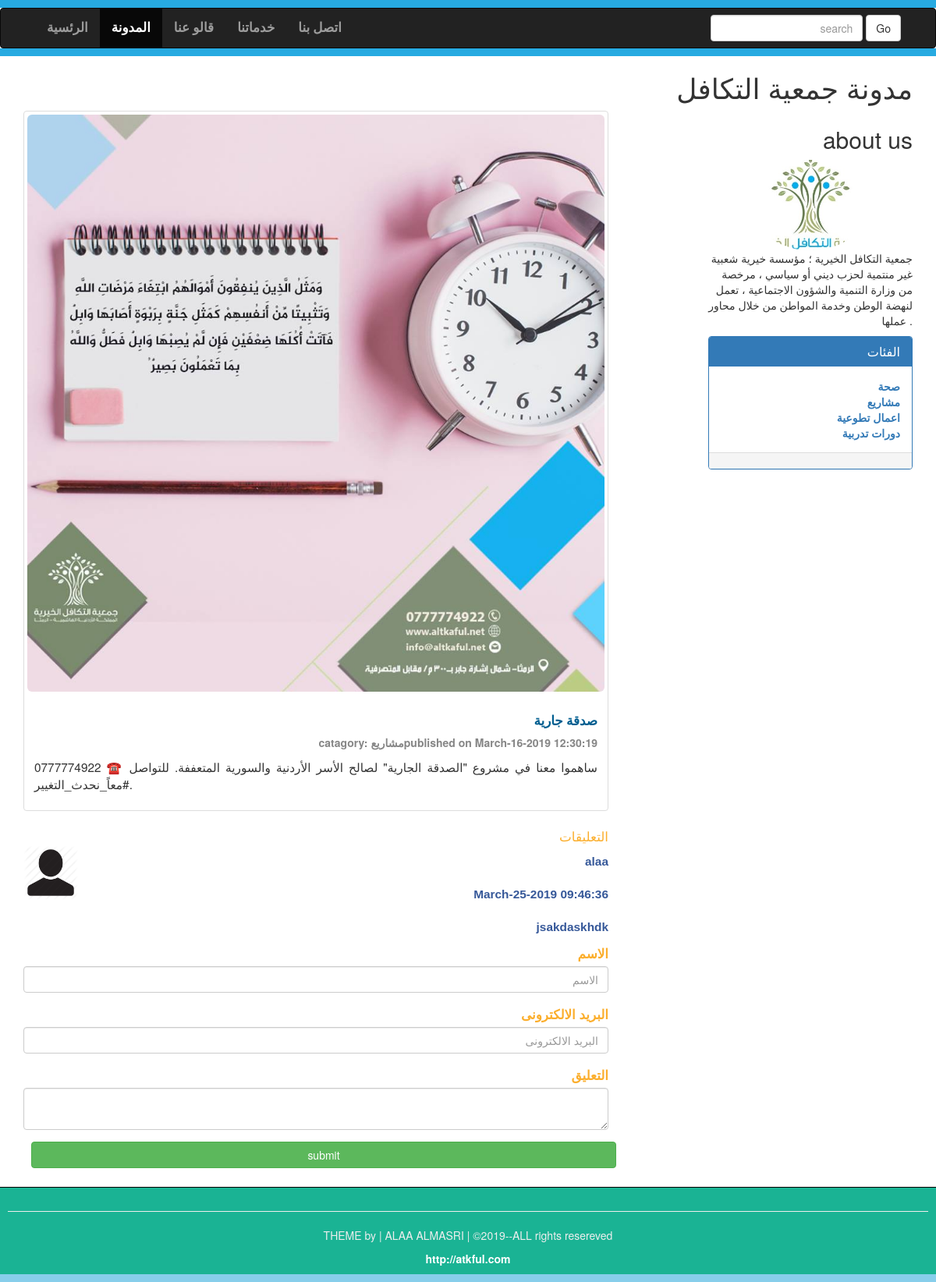
The app's page /fullpost.php?id=64 with its own data.
### tables this page shows
CREATE TABLE `admin_pannel` (
  `id` int(11) NOT NULL,
  `tittle` varchar(200) NOT NULL,
  `datetime` varchar(50) NOT NULL,
  `category` varchar(100) NOT NULL,
  `author` varchar(100) NOT NULL,
  `image` varchar(200) NOT NULL,
  `post` varchar(10000) NOT NULL
);

CREATE TABLE `comments` (
  `id` int(10) NOT NULL,
  `datetime` varchar(50) NOT NULL,
  `name` varchar(200) NOT NULL,
  `email` varchar(200) NOT NULL,
  `comment` varchar(500) NOT NULL,
  `status` varchar(5) NOT NULL,
  `admin_pannel_id` int(10) NOT NULL
);

CREATE TABLE `category` (
  `id` int(10) NOT NULL,
  `datetime` varchar(50) NOT NULL,
  `Name` varchar(100) NOT NULL,
  `author` varchar(200) NOT NULL
);

### fullpost.php (the view, shortened to what this page needs)
<?php
include "include/function.php";
?>
<html <head>
<link rel="stylesheet" href="css/alaa.css">
<link rel="stylesheet" href="css/blog.css">
<link rel="stylesheet" href="https://maxcdn.bootstrapcdn.com/bootstrap/3.4.0/css/bootstrap.min.css">
<link rel="stylesheet" href="https://use.fontawesome.com/releases/v5.6.3/css/all.css">
</head>
<body>
    <div style="height: 10px; background-color:#27aae1;"></div>
    <nav class="navbar  navbar-inverse" role="navigation">
        <div class="container">
            <div class="collapse navbar-collapse" id="collapse">
                <ul class="nav navbar-nav">
                    <li><a href="index.php">الرئسية</a></li>
                    <li class="active"><a href="blog.php">المدونة</a></li>
                    <li><a href="#">قالو عنا</a></li>
                    <li><a href="#">خدماتنا</a></li>
                    <li><a href="#">اتصل بنا</a></li>
                </ul>
                <form action="blog.php" class="navbar-form navbar-right">
                    <div class="form-group">
                        <input type="text" class="form-control" placeholder="search" name="search">
                        <button class="btn btn-default" id="searchbutton" name="searchbutton">Go</button>
                    </div>
                </form>
            </div>
        </div>
    </nav>
    <div style="height: 10px; background-color:#27aae1; margin-top: -20px;"></div>
    <div class="container">
        <div class="blog-header">
            <h1>مدونة جمعية التكافل</h1>
        </div>
        <div class="row">
            <div class="col-sm-8">
                <?php
                           if(isset($_GET['searchbutton']))
                           {
                               $search=$_GET['search'];
                               $ViewQuery="SELECT * from admin_pannel WHERE datetime LIKE '%$search%' OR  tittle LIKE '%$search%'
                                   OR category LIKE '%$search%' or post LIKE '%$search%'; ";
                           }else
                           {
                               $postidfromurl=$_GET['id'];
                           $ViewQuery="SELECT * FROM admin_pannel where id=' $postidfromurl' ORDER BY datetime DESC limit 0,3;";}
                               $EXECUTE= mysqli_query($connection,$ViewQuery);
                           while ($DataRow= mysqli_fetch_array($EXECUTE))
                        {
                            $postid=$DataRow['id'];
                            $title=$DataRow['tittle'];
                             $datetime=$DataRow['datetime'];
                            $Category=$DataRow['category'];
                            $image=$DataRow['image'];
                            $post=$DataRow['post'];
                          ?>
                <div class="thumbnail">
                    <img class="img-responsive img-rounded" src="upload/<?php echo $image;?>">
                    <div class="caption">
                        <h1 class="head" style="color:#005E90;">
                            <?php echo htmlentities($title);?>
                        </h1>
                        <p class="descrption" style="color: #868686; font-weight: bold;  margin-top: -2px;">catagory:
                            <?php echo $Category;?>published on
                            <?php echo $datetime?>
                        </p>
                        <P class="post">
                            <?php echo $post?>
                        </P>
                    </div>
                </div>
                <span class="filed-info">التعليقات</span>
                <?php }?>
                 <?php
                $Postidforcomment=$_GET["id"];
                $queryforcomment="SELECT * FROM comments WHERE admin_pannel_id='$Postidforcomment' and status='on'";
                $excute=mysqli_query($connection,$queryforcomment);
                while($row=mysqli_fetch_assoc($excute))
                {
                    $commentdate=$row['datetime'];
                    $commentername=$row['name'];
                 $commentbyuser=$row['comment'];
                ?>
                 <div class="comment-block">
                    <img class="pull-left" src="images/user.png" width="70px; height=30px;">
                     <p class="comment-info"><?php echo $commentername;?></p>
                     <p class="comment-info"><?php echo $commentdate;?></p>
                     <p class="comment-info"><?php echo $commentbyuser;?></p>
                 </div>
                 <?php }?>
                  <form action="fullpost.php?id=<?php echo  $postid; ?>" method="post" enctype="multipart/form-data">
 <fieldset>
    <div class="form-group">
    <label for="title" style="text-align:right;" ><span class="filed-info">الاسم</span></label>
    <input  class="form-control" type="text" name="name" id="Name" placeholder="الاسم">
    </div>
    <div class="form-group">
       <label for="email"><span class="filed-info">البريد الالكترونى</span></label>
    <input  class="form-control" type="email" name="email" id="email" placeholder="البريد الالكترونى">
    </div>
    <div class="form-group">
    <label for="postarea"><span class="filed-info">التعليق</span></label>
    <textarea class="form-control" name="comment" id="comment"></textarea>
    </div>
    <input class="btn btn-success btn-block" type="submit" name="submit" value="submit" style="margin:10px;">
</fieldset>
                    </form>
            </div>
            <div class=" col-sm-offset-1 col-sm-3">
                <h2>about us</h2>
                <img class="img-responsive img-circle imageicon" style="max-width: 150px;margin: 0 auto;display: block;" src="images/logo.jpg">
                <p>جمعية التكافل الخيرية ؛ مؤسسة خيرية شعبية غير منتمية لحزب ديني أو سياسي ، مرخصة من وزارة التنمية والشؤون الاجتماعية ، تعمل لنهضة الوطن وخدمة المواطن من خلال محاور عملها .</p>
                <div class="panel panel-primary">
                    <div class="panel-heading">
                        <h2 class="panel-title">الفئات</h2>
                    </div>
                    <div class="panel-body">
                        <?php
                   $ViewQuery="SELECT * FROM category ORDER BY datetime desc";
                               $EXECUTE= mysqli_query($connection,$ViewQuery);
                           while ($DataRow= mysqli_fetch_array($EXECUTE))
                        {
                            $Category=$DataRow['Name'];
                           ?>
                        <a href="blog.php?catagory=<?php echo $Category;?>">
                            <span id="heading" style="font-weight: bold; color: 005E90; ">
                                <?php    echo $Category."<br>";?></span>
                        </a>
                        <?php }?>
                    </div>
                    <div class="panel-footer">
                    </div>
                </div>
            </div>
        </div>
    </div>
    <div id="footer">
       <left>
        <hr>
        <p style="text-align:center;">THEME by | ALAA ALMASRI | &copy;2019--ALL rights resereved</p>
        <a style="color: white;text-decoration: none; cursor: pointer;font-weight: bold">http://atkful.com</a>
    </div>
    <div style="height: 10px; background-color: skyblue"></div>
</body>

### css/alaa.css (style rules this page uses)
* { text-align: right; }
.head { font-weight:bold; font-family: bitter,gerogia,Times,"Times New Roman",serif; font-size: 1.2em; color:#005E90; }
.descrption { color: #868686; font-weight: bold; margin-top: -2px; }
.post { font-size: 1.1em; text-align: justify; }
.imageicon { max-width: 15px; margin: 0 auto; display: block; }

### css/blog.css (style rules this page uses)
.navbar li { font-weight:bold; font-family: bitter,gerogia,Times,"Times New Roman",serif; font-size: 1.2em; }
#footer { padding: 10px; border-top: 1px solid black; color: #eeeeee; background-color: #1ab394; text-align:center; }
.head { font-weight:bold; font-family: bitter,gerogia,Times,"Times New Roman",serif; font-size: 1.2em; color:#005E90; }
.descrption { color: #868686; font-weight: bold; margin-top: -2px; }
.imageicon { max-width: 150px; margin: 0 auto; display: block; }

### fullpost.php (style rules this page uses)
.filed-info { color: rgba(251,174,44); font-size: 1.2em; text-align:right; }
.comment-info { color: #365899; font-family: sans-serif; font-size: 1.1em; font-weight: bold; padding-top: 10px; }

### records on screen
admin_pannel: tittle "صدقة جارية", category "مشاريع", datetime "March-16-2019 12:30:19", post "ساهموا معنا في مشروع \"الصدقة الجارية\" لصالح الأسر الأردنية والسورية المتعففة. للتواصل ☎️ 0777774922 #معاً_نحدث_التغيير."
comments: name "alaa", datetime "March-25-2019 09:46:36", comment "jsakdaskhdk"
category: Name "صحة"
category: Name "مشاريع"
category: Name "اعمال تطوعية"
category: Name "دورات تدربية"
